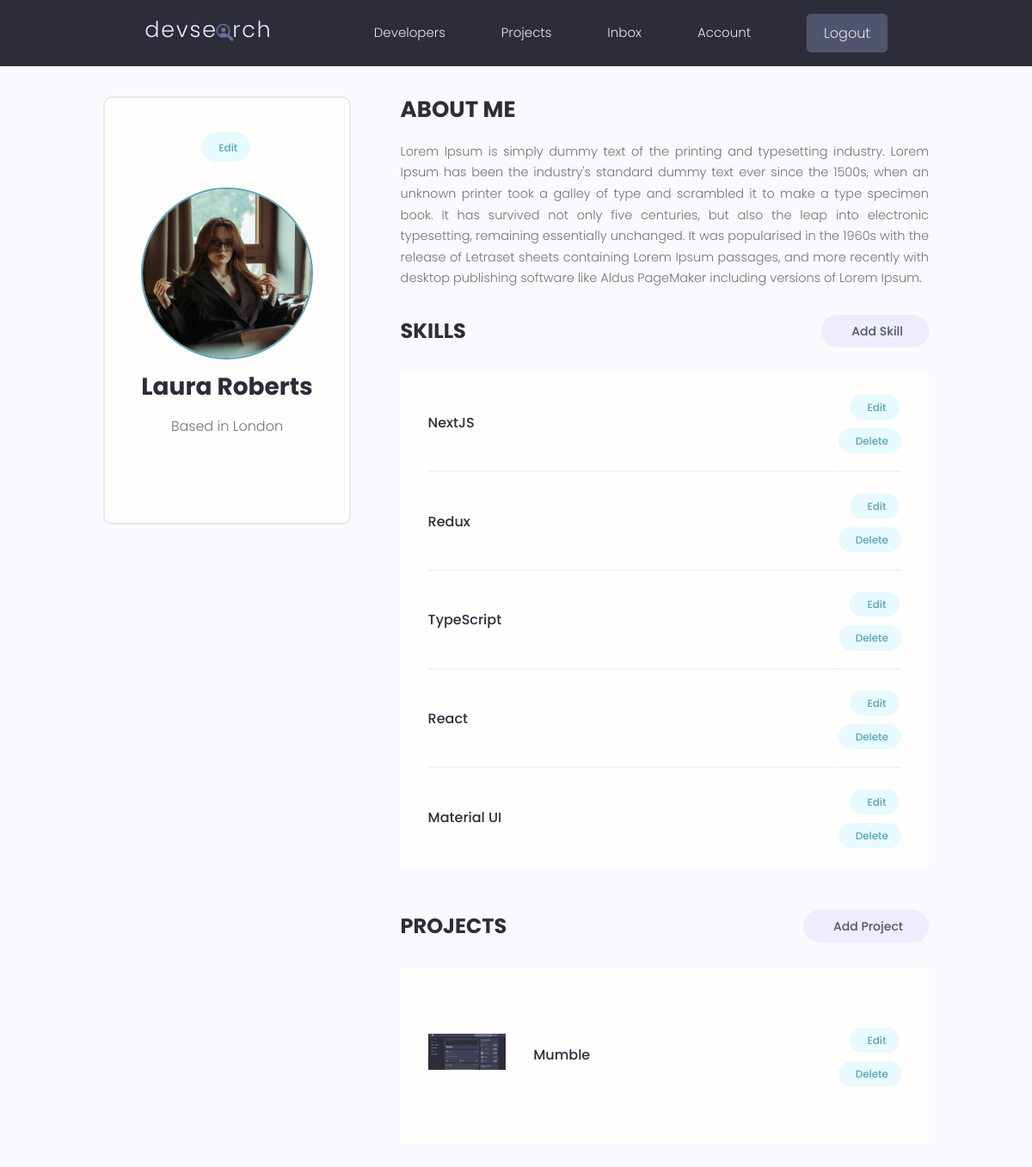
/account/ (signed in), run on the app's committed database.
### users/models.py (models this page shows, shortened)
class Profile(models.Model):
    user = models.OneToOneField(
        User, on_delete=models.CASCADE, null=True, blank=True)
    name = models.CharField(max_length=200, blank=True, null=True)
    email = models.EmailField(max_length=500, blank=True, null=True)
    username = models.CharField(max_length=200, blank=True, null=True)
    location = models.CharField(max_length=200, blank=True, null=True)
    short_intro = models.CharField(max_length=200, blank=True, null=True)
    bio = models.TextField(blank=True, null=True)
    profile_image = models.ImageField(
        null=True, blank=True, upload_to='profiles/', default="profiles/user-default.png")
    social_github = models.CharField(max_length=200, blank=True, null=True)
    social_twitter = models.CharField(max_length=200, blank=True, null=True)
    social_linkedin = models.CharField(max_length=200, blank=True, null=True)
    social_youtube = models.CharField(max_length=200, blank=True, null=True)
    social_website = models.CharField(max_length=200, blank=True, null=True)
    created = models.DateTimeField(auto_now_add=True)
    id = models.UUIDField(default=uuid.uuid4, unique=True,
                          primary_key=True, editable=False)
    class Meta:
        ordering = ['created']
    @property
    def imageURL(self):
        try:
            url = self.profile_image.url
        except:
            url = ''
        return url

class Skill(models.Model):
    owner = models.ForeignKey(
        Profile, on_delete=models.CASCADE, null=True, blank=True)
    name = models.CharField(max_length=200, blank=True, null=True)
    description = models.TextField(null=True, blank=True)
    created = models.DateTimeField(auto_now_add=True)
    id = models.UUIDField(default=uuid.uuid4, unique=True,
                          primary_key=True, editable=False)

### projects/models.py (models this page shows, shortened)
class Project(models.Model):
    owner = models.ForeignKey(
        Profile, null=True, blank=True, on_delete=models.CASCADE)
    title = models.CharField(max_length=200)
    description = models.TextField(null=True, blank=True)
    featured_image = models.ImageField(
        null=True, blank=True, default="default.jpg")
    demo_link = models.CharField(max_length=2000, null=True, blank=True)
    source_link = models.CharField(max_length=2000, null=True, blank=True)
    tags = models.ManyToManyField('Tag', blank=True)
    vote_total = models.IntegerField(default=0, null=True, blank=True)
    vote_ratio = models.IntegerField(default=0, null=True, blank=True)
    created = models.DateTimeField(auto_now_add=True)
    id = models.UUIDField(default=uuid.uuid4, unique=True,
                          primary_key=True, editable=False)
    class Meta:
        ordering = ['-vote_ratio', '-vote_total', 'title']
    @property
    def imageURL(self):
        try:
            url = self.featured_image.url
        except:
            url = ''
        return url

### users/views.py (the view)
# urls.py: path('account/', views.userAccount, name="account"),
@login_required(login_url='login')
def userAccount(request):
    profile = request.user.profile
    skills = profile.skill_set.all()
    projects = profile.project_set.all()
    context = {'profile': profile, 'skills': skills, 'projects': projects}
    return render(request, 'users/account.html', context)

### users/templates/users/account.html (shortened to what this page needs)
{% extends 'main.html' %}
{% block content %}
<main class="settingsPage profile my-md">
  <div class="container">
    <div class="layout">
      <div class="column column--1of3">
        <div class="card text-center">
          <div class="card__body dev">
            <a class="tag tag--pill tag--main settings__btn" href="{% url 'edit-account' %}">
              Edit</a>
            <img class="avatar avatar--xl dev__avatar" src="{{profile.imageURL}}" />
            <h2 class="dev__name">{{profile.name}}</h2>
            <p class="dev__location">Based in {{profile.location}}</p>
          </div>
        </div>
      </div>
      <div class="column column--2of3">
        <div class="devInfo">
          <h3 class="devInfo__title">About Me</h3>
          <p class="devInfo__about">{{profile.bio}}</p>
        </div>
        <div class="settings">
          <h3 class="settings__title">Skills</h3>
          <a class="tag tag--pill tag--sub settings__btn tag--lg" href="{% url 'create-skill' %}"> Add Skill</a>
        </div>
        <table class="settings__table">
          {% for skill in skills %}
          <tr>
            <td class="settings__tableInfo">
              <h4>{{skill.name}}</h4>
            </td>
            <td class="settings__tableActions">
              <a class="tag tag--pill tag--main settings__btn" href="{% url 'update-skill' skill.id %}"> Edit</a>
              <a class="tag tag--pill tag--main settings__btn" href="{% url 'delete-skill' skill.id %}?next=/account">
                Delete</a>
            </td>
          </tr>
          {% endfor %}
        </table>
        <div class="settings">
          <h3 class="settings__title">Projects</h3>
          <a class="tag tag--pill tag--sub settings__btn tag--lg" href="{% url 'create-project' %}"> Add Project</a>
        </div>
        <table class="settings__table">
          {% for project in projects %}
          <tr>
            <td class="settings__thumbnail">
              <a href="{% url 'project' project.id %}"><img src="{{project.imageURL}}" alt="Project Thumbnail" /></a>
            </td>
            <td class="settings__tableInfo">
              <a href="{% url 'project' project.id %}">{{project.title}}</a>
            </td>
            <td class="settings__tableActions">
              <a class="tag tag--pill tag--main settings__btn" href="{% url 'update-project' project.id %}"> Edit</a>
              <a class="tag tag--pill tag--main settings__btn"
                href="{% url 'delete-project'  project.id %}?next=/account">
                Delete</a>
            </td>
          </tr>
          {% endfor %}
        </table>
      </div>
    </div>
  </div>
</main>
{% endblock %}

### static/styles/app.css (style rules this page uses)
:root { --color-sub: #2d2d39; }
.card { border: 2px solid var(--color-light); }
img { width: 100%; }
.profile .card > .dev { padding: 4rem; }
.dev__avatar { display: block; margin: auto; }
.dev__name { color: var(--color-sub); font-size: 2.8rem; font-weight: 700; margin-top: 1rem; margin-bottom: 0.5rem; }
.dev__location { margin-top: 1rem; }
.devInfo { margin-bottom: 3rem; }
.devInfo__title, .devInfo__subtitle { font-size: 2.6rem; color: var(--color-sub); text-transform: uppercase; font-weight: 700; margin-bottom: 1.5rem; }
.devInfo__about, .devSkill__info { font-size: 1.45rem; line-height: 1.7; text-align: justify; }
.settingsPage .dev > .settings__btn { display: inline-block; margin-bottom: 3rem; }
.settings { display: flex; justify-content: space-between; align-items: center; }
.settings__title { font-size: 2.4rem; text-transform: uppercase; font-weight: 700; color: var(--color-sub); }
.settings__table { margin-top: 3rem; margin-bottom: 5rem; padding: 0 3rem; background: var(--color-white); }
.settings__table tr { width: 100%; }
.settings__table tr > td { padding: 2rem 0; }
.settings__table tr:not(:last-child) td { border-bottom: 2px solid var(--color-white-light); }
.settings__thumbnail { width: 23%; min-width: 10rem; }
.settings__thumbnail img { padding-right: 3rem; height: 15rem; object-fit: contain; }
.settings__tableInfo { width: 100%; }
.settings__tableInfo h4, .settings__tableInfo a { padding-right: 1rem; width: auto; font-size: 1.6rem; font-weight: 500; color: var(--color-sub); }
.settings__tableActions { text-align: right; }

### static/uikit/styles/modules/_variables.css (style rules this page uses)
:root { --color-main: #5aa5b9; --color-main-light: #e6faff; --color-sub: #3f4156; --color-sub-light: #51546e; --color-sub-lighter: #ededfd; --color-text: #737373; --color-gray: #8b8b8b; --color-light: #e5e7eb; --color-light-gray: #767676; --color-bg: #f8fafd; --color-white: #fffefd; --color-white-light: #f3f3f3; --color-success: #359e64; --color-success-bg: #def8e8; --color-error: #fc4b0b; --color-error-bg: #fff2ee; --font-base: 'Poppins', arial, helvetica, 'Segoe UI', roboto, ubuntu, sans-serif; --font-monospace: 'Fira Code', 'Courier New', courier, monospace; --font-regular: 300; --font-medium: 500; --font-bold: 700; --generic-shadow: 1px 1px 5px #00000010; --generic-transition: all 0.3s ease-in-out; }

### static/uikit/styles/modules/_base.css (style rules this page uses)
* { margin: 0; padding: 0; box-sizing: border-box; text-rendering: optimizeLegibility; color: inherit; font-size: inherit; }
html { font-size: 50%; }
@media only screen and (min-width: 480px) { html { font-size: 56.25%; } }
@media only screen and (min-width: 1200px) { html { font-size: 62.5%; } }
body { line-height: 1.6; font-weight: 400; font-size: 1.5rem; color: var(--color-text); background-color: var(--color-bg); min-height: 100vh; }

### static/uikit/styles/modules/_typography.css (style rules this page uses)
* { font-family: var(--font-base); }
h2 { font-size: 3.6rem; font-weight: var(--font-bold); }
h3 { font-size: 3.2rem; font-weight: var(--font-medium); }
h4 { font-size: 2.8rem; font-weight: var(--font-medium); }
p, span, strong { font-size: 1.6rem; color: var(--color-text); font-weight: var(--font-regular); }
a { padding-bottom: 2px; text-decoration: none; display: inline-block; color: var(--color-main); font-weight: var(--font-medium); }

### static/uikit/styles/modules/_utilities.css (style rules this page uses)
.container { width: 92%; max-width: 165rem; margin: 0 auto; box-sizing: border-box; }
@media screen and (min-width: 1000px) { .container { width: 90%; } }
@media screen and (min-width: 1200px) { .container { width: 80%; } }
.text-center { text-align: center; }
.my-md { margin: 3rem auto; }

### static/uikit/styles/modules/_avatar.css (style rules this page uses)
.avatar { border-radius: 50%; border: 2px solid var(--color-main); object-fit: cover; }
.avatar--xl { height: 20rem; width: 20rem; }

### static/uikit/styles/modules/_card.css (style rules this page uses)
.card { border-radius: 1rem; background-color: var(--color-white); border: 1.5px solid var(--color-light); width: auto; height: auto; margin-top: 0.5rem; margin-bottom: 0.5rem; overflow: hidden; }
.card__body, .card__header { padding: 2rem 2.5rem; }

### static/uikit/styles/modules/_layout.css (style rules this page uses)
.layout { display: flex; flex-flow: row wrap; justify-content: space-between; }
.layout > .column { margin-bottom: 3rem; }
.layout > .column.column--1of3 { flex-basis: 30%; }
.layout > .column.column--2of3 { flex-basis: 64%; }

### data on the page
Profile: imageURL (picture), name "Laura Roberts", location "London", bio "Lorem Ipsum is simply dummy text of the printing and typesetting industry. Lorem Ipsum has been the industry's standard dummy text ever since the 1500s, when an unknown printer took a galley of type and scrambled it to make a type specimen book. It has survived not only five centuries, but also the leap into electronic typesetting, remaining essentially unchanged. It was popularised in the 1960s with the release of Letraset sheets containing Lorem Ipsum passages, and more recently with desktop publishing software like Aldus PageMaker including versions of Lorem Ipsum."
Skill: name "NextJS"
Skill: name "Redux"
Skill: name "TypeScript"
Skill: name "React"
Skill: name "Material UI"
Project: imageURL (picture), title "Mumble"
